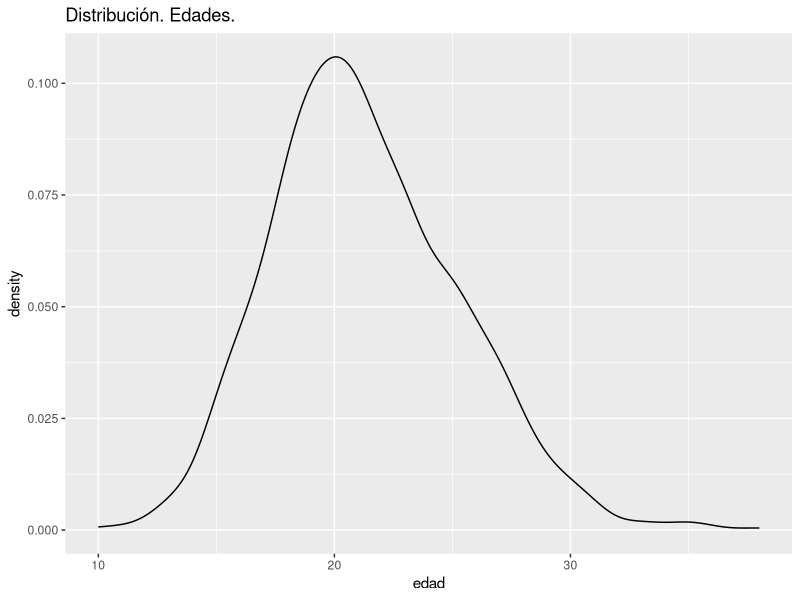
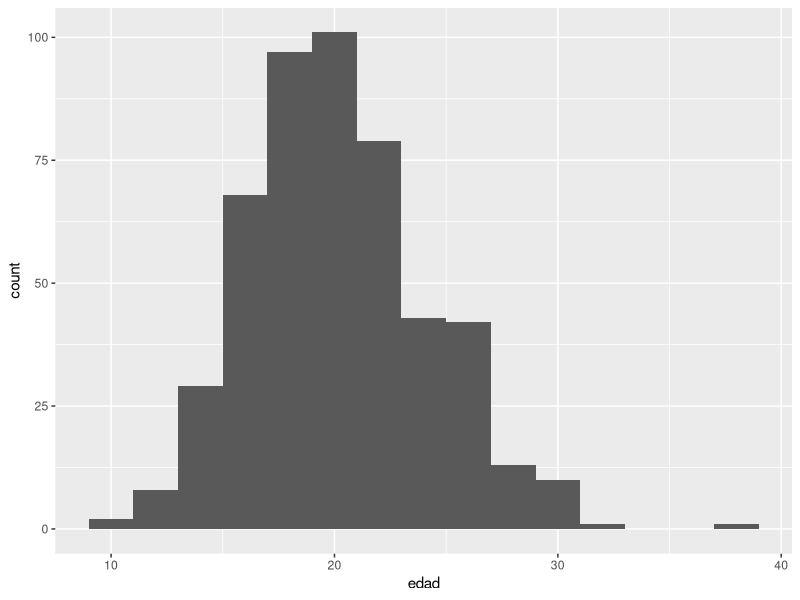
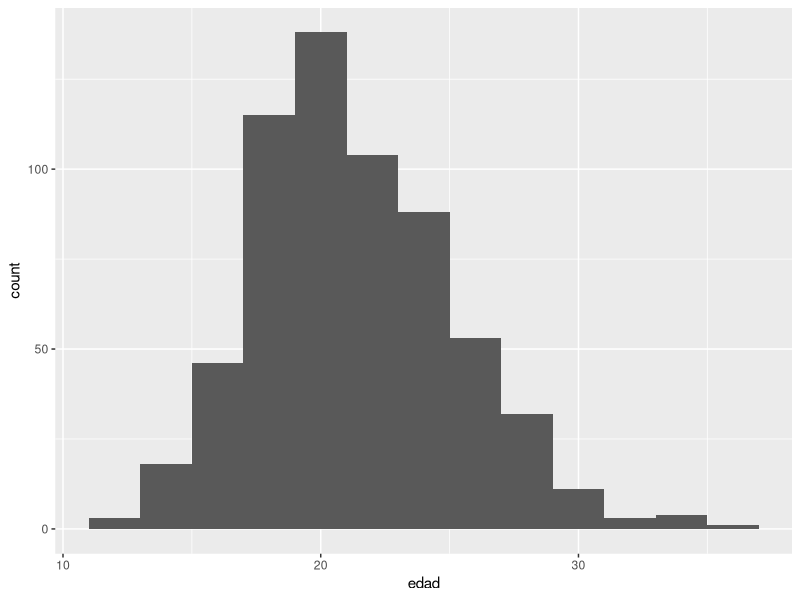
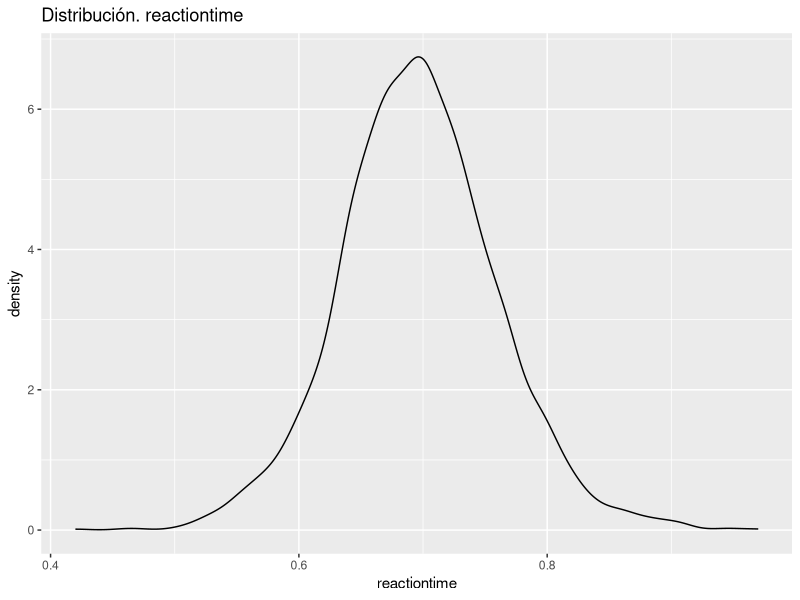
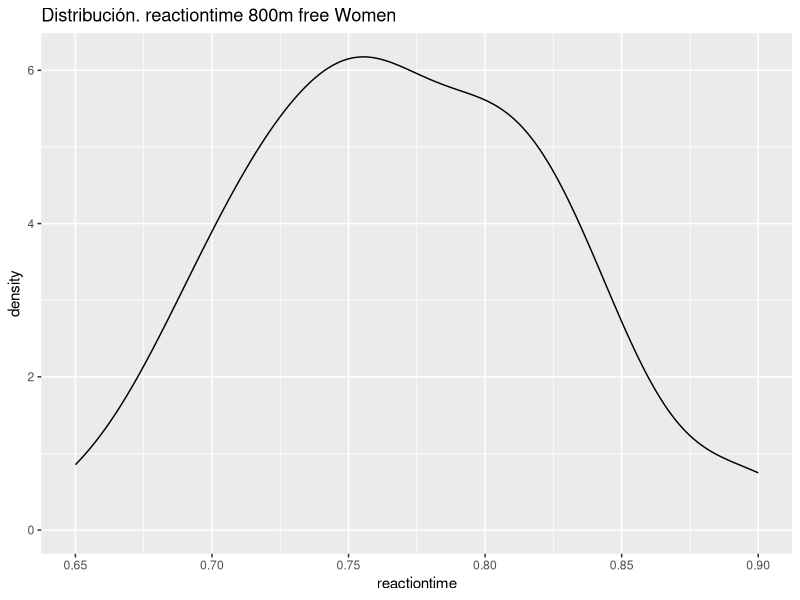
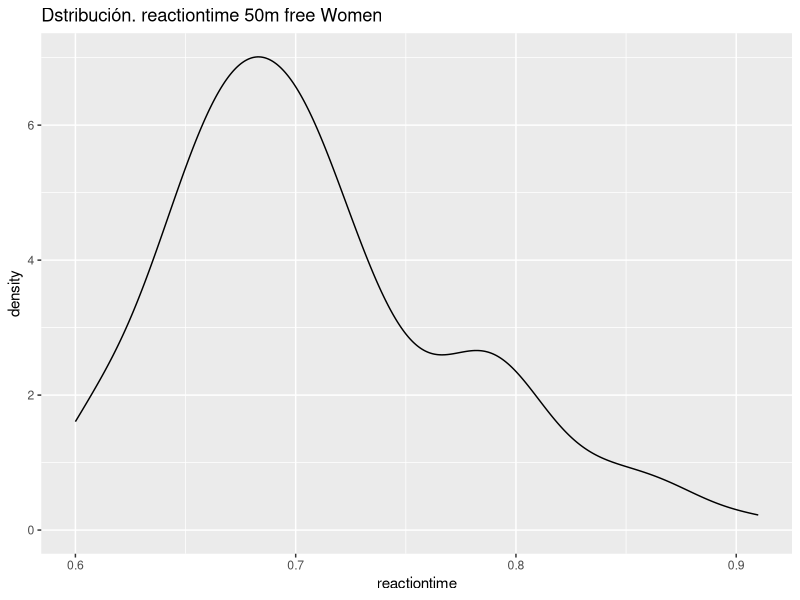
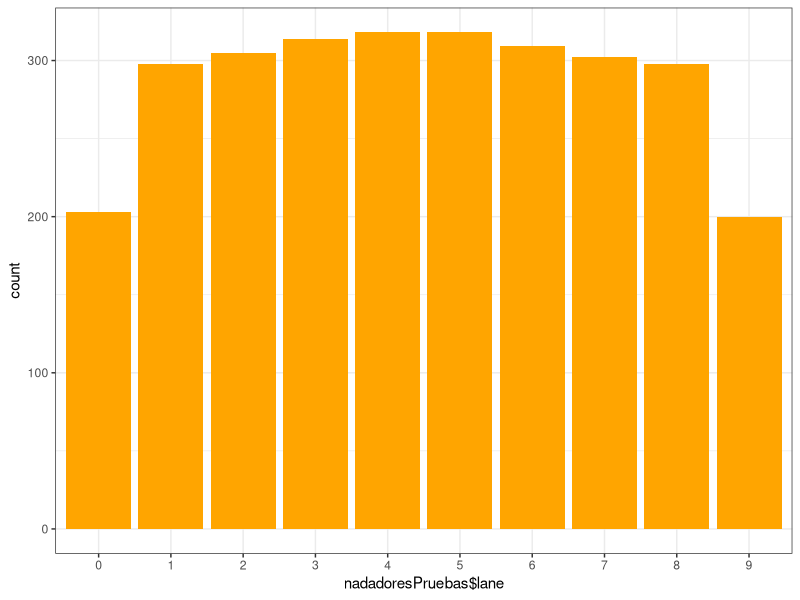
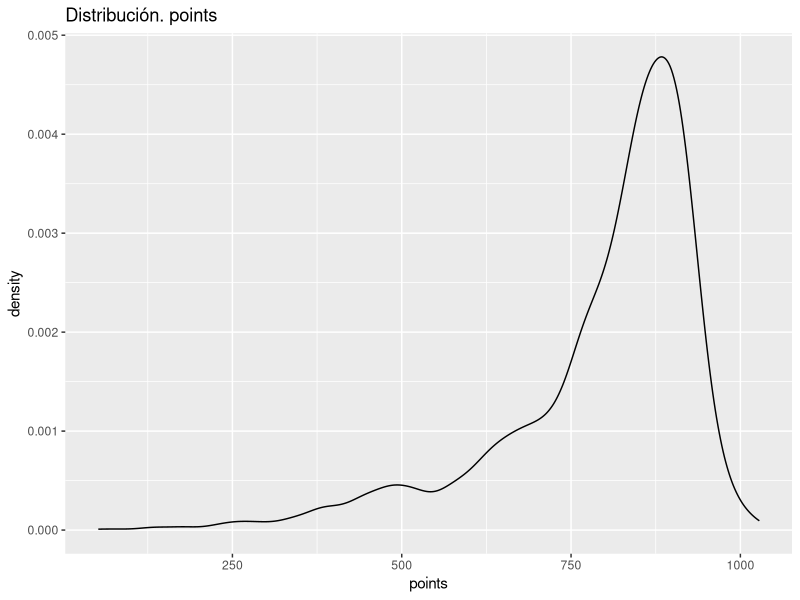

Here is the R script that generated these plots, in order:
## ---- chunk 1
knitr::opts_chunk$set(echo = TRUE)
# Cargamos las librerias que vamos necesitando a lo largo del codigo
library(dplyr)
library(rstatix)
library(ggplot2)
library(tidyr)
## ---- chunk 2
datos2015<-read.csv("datos/2015_FINA.csv", header=TRUE, sep = ',')
## ---- chunk 3
dim(datos2015)
## ---- chunk 4
head(datos2015,1)
## ---- chunk 5
summary(datos2015)
## ---- chunk 6
datos2015<- datos2015 %>% convert_as_factor(gender,name,code,round,heat,lane,stroke)
## ---- chunk 7
summary(datos2015)
## ---- chunk 8
datos2015$birthdate <- as.Date(datos2015$birthdate)
#Calculamos la edad
fechaKazan<- as.Date("2015-07-24")
datos2015$edad <- as.numeric(difftime(fechaKazan, datos2015$birthdate, units = "weeks")) %/% 52  # Convertir de semanas a años
## ---- chunk 9
nadadoresParticipantes <- datos2015 %>%
  distinct(athleteid, .keep_all = TRUE)
## ---- chunk 10
summary(nadadoresParticipantes$edad)
## ---- chunk 11
datos_edad_10 <- datos2015[datos2015$edad == 10, ]
datos_edad_10
## ---- chunk 12
ggplot(nadadoresParticipantes, aes(x = edad)) +
geom_density() +
ggtitle("Distribución. Edades.")
## ---- chunk 13
summary(nadadoresParticipantes$gender)
## ---- chunk 14
hist_varF <- ggplot(data = subset(nadadoresParticipantes,gender== 'F')) +
geom_histogram(mapping = aes(x = edad), binwidth = 2)

hist_varM <- ggplot(data = subset(nadadoresParticipantes,gender== 'M'))+
geom_histogram(mapping = aes(x = edad), binwidth = 2)
hist_varF 
hist_varM
## ---- chunk 15
summary(nadadoresParticipantes$name)
## ---- chunk 16
ejemplo<-datos2015[datos2015$distance == 100 & datos2015$stroke=="BACK" & datos2015$code=="AUS", ]
head(ejemplo,6)
## ---- chunk 17
nadadoresPruebas <- datos2015 %>%
  distinct(eventid, athleteid, .keep_all = TRUE)

## ---- chunk 18
nadadoras800free<-nadadoresPruebas[nadadoresPruebas$distance==800 & nadadoresPruebas$gender=="F", ]

dim(nadadoras800free)
## ---- chunk 19
ggplot(nadadoresPruebas, aes(x = reactiontime)) +
geom_density() +
ggtitle("Distribución. reactiontime")

## ---- chunk 20
nadadoras50free<-nadadoresPruebas[nadadoresPruebas$distance==50 & nadadoresPruebas$gender=="F" & nadadoresPruebas$stroke=="FREE", ]
## ---- chunk 21
ggplot(nadadoras800free, aes(x = reactiontime)) +
geom_density() +
ggtitle("Distribución. reactiontime 800m free Women")

ggplot(nadadoras50free, aes(x=reactiontime))+geom_density()+ggtitle("Dstribución. reactiontime 50m free Women")
## ---- chunk 22
ggplot(nadadoresPruebas, aes(nadadoresPruebas$lane)) + geom_bar(fill = "orange") +
theme_bw()
## ---- chunk 23
ggplot(nadadoresPruebas, aes(x = points)) +
geom_density() +
ggtitle("Distribución. points")
## ---- chunk 24
ggplot(nadadoresPruebas, aes(daytime)) + geom_bar(width=0.5, colour="red", fill="skyblue") + ggtitle("Daytime en los que se producen las pruebas")
## ---- chunk 25
prueba800libresPreliminar<- datos2015[datos2015$distance==800 & datos2015$gender=="F" & datos2015$stroke=="FREE" & datos2015$round=="PRE", ]

prueba800libresPreliminar <- prueba800libresPreliminar %>%
    select(lastname,firstname,gender, reactiontime, splitdistance, splitswimtime, edad, swimtime)
## ---- chunk 26
pruebawide <- prueba800libresPreliminar %>%
  pivot_wider(names_from = splitdistance,       # Los valores de 'Split' serán los nombres de las columnas
              values_from =splitswimtime)     # Los valores de 'Tiempo' llenarán las celdas
pruebawide
